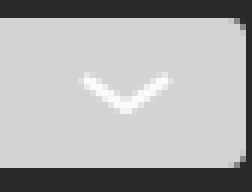
#> input picture screenshots/unisync_territory_dropdown.png, 42 x 32 px, found by its file name (shown 6 times larger)
$ python diagnose_crop.py
#> lines starting #> are read from the running program, lines starting #| are printed output that depends on the picture
#!/usr/bin/env python3
"""
One-shot diagnostic for the UniSync territory-dropdown crop mismatch.

WHY THIS EXISTS
  The workflow says 'unisync_territory_dropdown.png' not found on screen, even
  though the file exists and UniSync is visible.  This script tests the crop
  against your LIVE screen right now and reports the actual cause, so we stop
  guessing.

HOW TO RUN
  1. Open UniSync and get it to the SAME screen the automation sees when it
     logs "Setting Territory" — i.e. the territory dropdown visible, UniSync
     frontmost and unobscured.
  2. In Terminal, from the files/ folder:
         python3 diagnose_crop.py
  3. Paste the whole output back.

It matches nothing destructive — it only reads the screen and the crop file.
"""

import sys
import tempfile
from pathlib import Path
import socket

# ---- Resolve the crop exactly like the automation does (per-machine folder) --
HOST = socket.gethostname().split(".")[0].strip().upper()
SCREENSHOTS_DIR = Path(__file__).resolve().parent / "screenshots" / HOST
CROP = SCREENSHOTS_DIR / "unisync_territory_dropdown.png"

try:
    import pyautogui
    from PIL import Image
except Exception as exc:  # pragma: no cover
    print("Missing dependency:", exc)
    print("Install with:  pip install pyautogui pillow opencv-python")
    sys.exit(1)

# Pillow renamed the resample constants; support both.
try:
    LANCZOS = Image.Resampling.LANCZOS
except AttributeError:  # older Pillow
    LANCZOS = Image.LANCZOS

print("=" * 60)
print(f"Machine:        {HOST}")
print(f"Crop folder:    {SCREENSHOTS_DIR}")
print(f"Crop file:      {CROP.name}")
if not CROP.exists():
    print("  ✗ Crop file not found in this machine's folder.")
    sys.exit(1)

crop = Image.open(CROP)
#> crop is the input picture: PIL image 42x32 RGBA; mean R, G, B, A 171.2, 170.9, 170.9, 255
print(f"Crop size (px): {crop.size[0]} x {crop.size[1]}")
#| Crop size (px): 42 x 32

try:
    shot = pyautogui.screenshot()
    print(f"Live screen (px): {shot.size[0]} x {shot.size[1]}")
except Exception as exc:
    print("  ✗ Could not capture the screen:", exc)
    print("  → Grant Terminal 'Screen Recording' permission and retry.")
    sys.exit(1)


def try_match(image_path, label):
    """Try to locate image_path on screen at descending confidences."""
#> called with label = 'original'
    for conf in (0.90, 0.80, 0.70, 0.60):
        try:
            box = pyautogui.locateOnScreen(str(image_path), confidence=conf)
        except Exception:
            box = None
        if box:
            print(f"  ✓ {label}: MATCH at confidence {conf}")
            return conf
    print(f"  ✗ {label}: no match down to confidence 0.60")
    return None


def scaled_copy(factor):
#> called with factor = 0.5
    w, h = crop.size
#> w = 42; h = 32
    resized = crop.resize((max(1, round(w * factor)), max(1, round(h * factor))), LANCZOS)
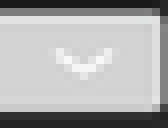
#> resized: PIL image 21x16 RGBA (shown 8 times larger); mean R, G, B, A 171.3, 171, 171, 255
    out = Path(tempfile.gettempdir()) / f"terr_scaled_{factor}.png"
    resized.save(out)
    return out


print("\n-- testing ORIGINAL crop --")
orig = try_match(CROP, "original")

print("\n-- testing 50% crop (checks Retina: screen captured at 1x, crop at 2x) --")
half = try_match(scaled_copy(0.5), "50%")

print("\n-- testing 200% crop (checks the reverse: screen 2x, crop 1x) --")
dbl = try_match(scaled_copy(2.0), "200%")
#> call 2 of scaled_copy, with factor = 2
#> in scaled_copy (call 2), `resized = crop.resize((max(1, round(w * factor)), max(1, round(h * fac..`:
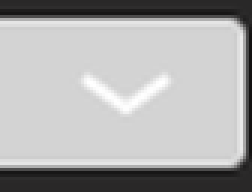
#> resized: PIL image 84x64 RGBA (shown 3 times larger); mean R, G, B, A 171.1, 170.9, 170.9, 255

print("\n" + "=" * 60)
print("VERDICT")
print("=" * 60)
if orig and orig >= 0.85:
    print("Original crop matches at the automation's threshold (0.85+).")
    print("→ The crop is fine. If the real run still fails, UniSync wasn't")
    print("  frontmost/unobscured at that moment. Nothing to re-capture.")
elif orig:
    print(f"Original crop matches, but only at confidence {orig} (< 0.85).")
    print(f"→ FIX: lower LOCATE_CONFIDENCE to {orig - 0.05:.2f} in unisync_automation.py.")
    print("  Minor rendering/antialiasing difference — no re-capture needed.")
elif half:
    print("The 50%-scaled crop matches but full size doesn't.")
    print("→ RETINA 2x MISMATCH: your crop is double the scale pyautogui sees.")
    print("  FIX (code): make the matcher downscale-tolerant — no re-capture needed.")
elif dbl:
    print("The 200%-scaled crop matches but full size doesn't.")
    print("→ Reverse scale mismatch (screen 2x, crop 1x).")
    print("  FIX (code): make the matcher upscale-tolerant — no re-capture needed.")
else:
    print("Nothing matches at any scale or confidence.")
    print("→ The crop's CONTENT isn't on screen as captured (wrong window/state,")
    print("  or the box included something that changes). This is the ONE case")
    print("  where a re-capture is the right fix — and now we know for sure.")
print("=" * 60)
